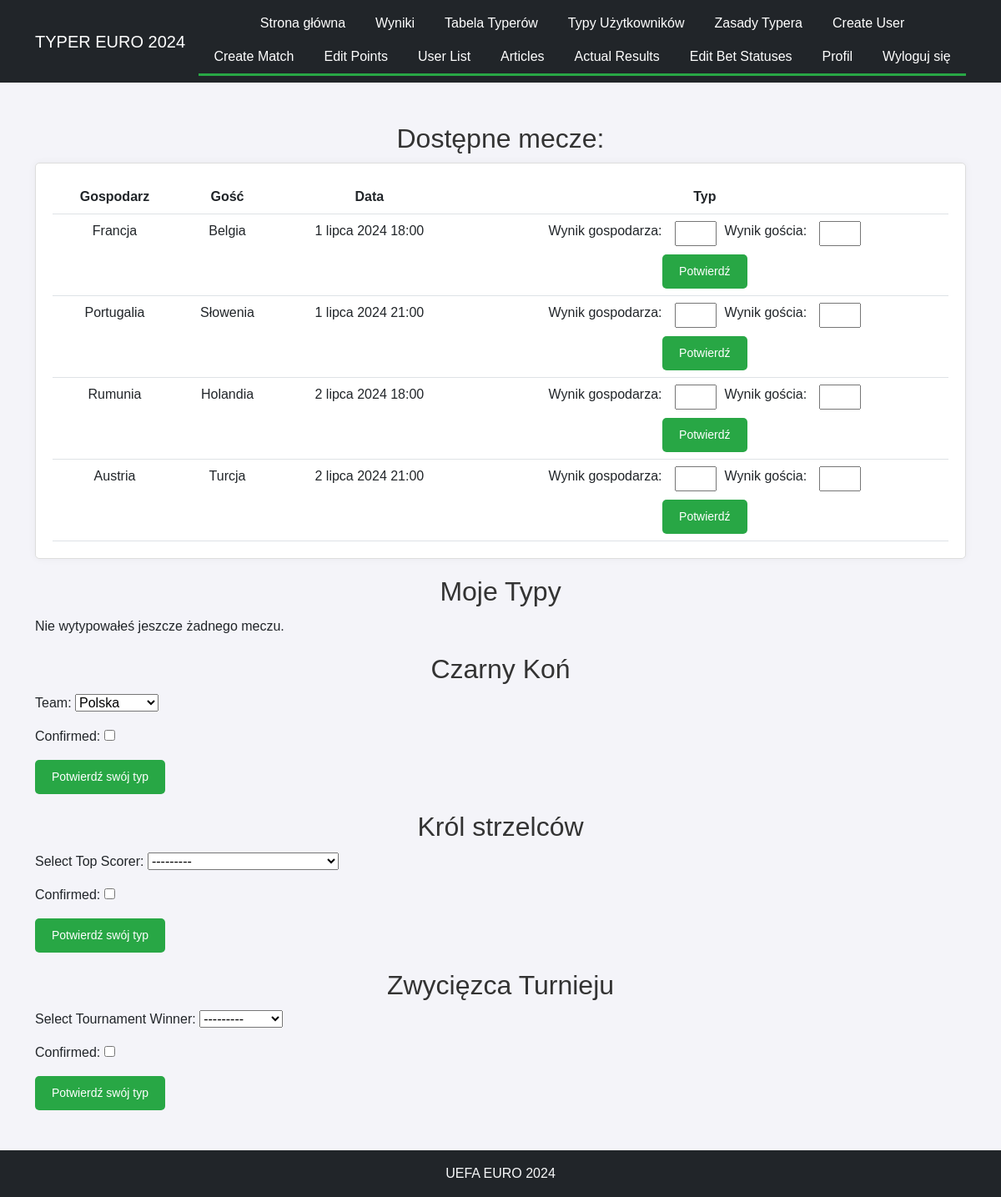
Before: /betting/ (signed in) with the older database file.
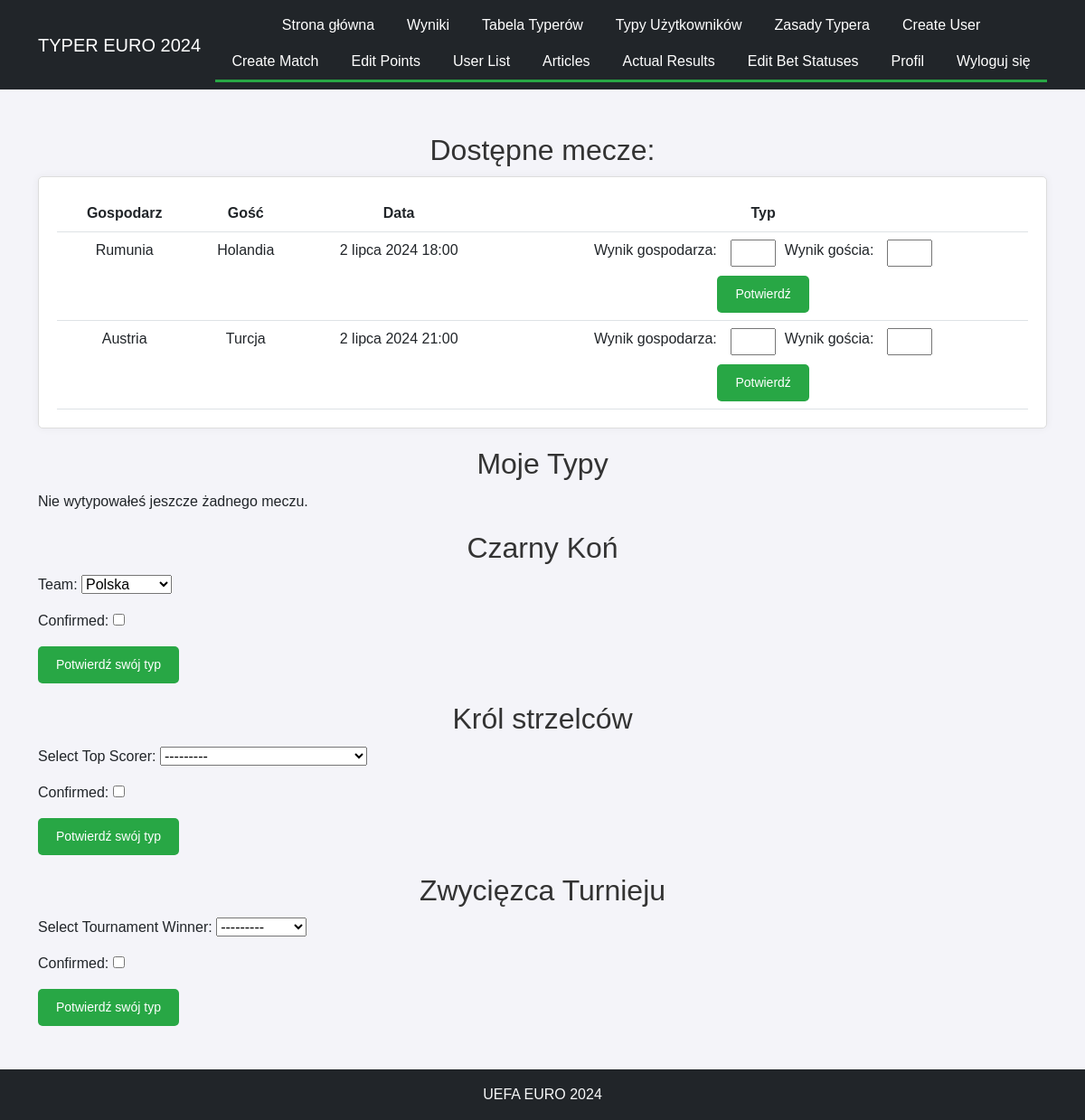
After: the same page with the newer database file.
### contest/models.py (models this page shows, shortened)
class Article(models.Model):
    title = models.CharField(max_length=200)
    slug = models.SlugField(max_length=200, unique=True, blank=True)
    content = models.TextField()
    author = models.ForeignKey(User, on_delete=models.CASCADE)
    created_at = models.DateTimeField(auto_now_add=True)
    updated_at = models.DateTimeField(auto_now=True)

class Match(models.Model):
    group = models.CharField(max_length=2)
    home_team = models.CharField(max_length=100)
    away_team = models.CharField(max_length=100)
    date = models.DateTimeField()
    place = models.CharField(max_length=100)
    actual_home_team_score = models.IntegerField(null=True, blank=True, default=0)
    actual_away_team_score = models.IntegerField(null=True, blank=True, default=0)
    final_score = models.BooleanField(default=False)

### contest/views.py (the view)
# urls.py: path('betting/', views.betting, name='betting'),
@login_required
def betting(request):
    available_matches = Match.objects.exclude(
        bet__user=request.user
    ).exclude(final_score=True)
    my_bets = Bet.objects.filter(user=request.user)
    try:
        underdog = UnderdogSelection.objects.get(user=request.user)
    except UnderdogSelection.DoesNotExist:
        underdog = None
    try:
        top_scorer = TopScorerSelection.objects.get(user=request.user)
    except TopScorerSelection.DoesNotExist:
        top_scorer = None
    try:
        tournament_winner = TournamentWinnerSelection.objects.get(user=request.user)
    except TournamentWinnerSelection.DoesNotExist:
        tournament_winner = None
    if request.method == 'POST':
        if 'place_bet' in request.POST:
            match_id = request.POST['place_bet']
            home_team_score = request.POST.get(f'home_team_score_{match_id}')
            away_team_score = request.POST.get(f'away_team_score_{match_id}')
            if home_team_score is not None and away_team_score is not None:
                match = Match.objects.get(id=match_id)
                Bet.objects.create(
                    user=request.user,
                    match=match,
                    home_team_score=home_team_score,
                    away_team_score=away_team_score
                )
                messages.success(request, 'Bet placed successfully!')
            else:
                messages.error(request, 'Please provide valid scores.')
            return redirect('betting')
        if 'confirm_underdog' in request.POST:
            underdog_form = UnderdogForm(request.POST)
            if underdog_form.is_valid():
                underdog_selection = underdog_form.save(commit=False)
                underdog_selection.user = request.user
                underdog_selection.save()
                messages.success(request, 'Underdog selected successfully!')
                return redirect('betting')
        if 'confirm_top_scorer' in request.POST:
            top_scorer_form = TopScorerForm(request.POST)
            if top_scorer_form.is_valid():
                top_scorer_selection = top_scorer_form.save(commit=False)
                top_scorer_selection.user = request.user
                top_scorer_selection.save()
                messages.success(request, 'Top scorer selected successfully!')
                return redirect('betting')
        if 'confirm_winner' in request.POST:
            winner_form = TournamentWinnerForm(request.POST)
            if winner_form.is_valid():
                winner_selection = winner_form.save(commit=False)
                winner_selection.user = request.user
                winner_selection.save()
                messages.success(request, 'Tournament winner selected successfully!')
                return redirect('betting')
    else:
        underdog_form = UnderdogForm(instance=underdog)
        top_scorer_form = TopScorerForm(instance=top_scorer)
        winner_form = TournamentWinnerForm(instance=tournament_winner)
    context = {
        'available_matches': available_matches,
        'my_bets': my_bets,
        'underdog_form': underdog_form,
        'top_scorer_form': top_scorer_form,
        'winner_form': winner_form,
        'underdog': underdog,
        'top_scorer': top_scorer,
        'tournament_winner': tournament_winner,
    }
    return render(request, 'betting.html', context)

### contest/forms.py
class UnderdogForm(forms.ModelForm):
    TEAM_CHOICES = [
        ('Polska', 'Polska'),
        ('Czechy', 'Czechy'),
        ('Serbia', 'Serbia'),
        ('Szkocja', 'Szkocja'),
        ('Austria', 'Austria'),
        ('Turcja', 'Turcja'),
        ('Szwajcaria', 'Szwajcaria'),
        ('Węgry', 'Węgry'),
        ('Albania', 'Albania'),
        ('Słowenia', 'Słowenia'),
        ('Słowacja', 'Słowacja'),
        ('Rumunia', 'Rumunia'),
        ('Ukraina', 'Ukraina'),
        ('Gruzja', 'Gruzja'),
    ]
    team = forms.ChoiceField(choices=TEAM_CHOICES)
    confirmed = forms.BooleanField(required=True)
    class Meta:
        model = UnderdogSelection
        fields = ['team', 'confirmed']

class TopScorerForm(forms.ModelForm):
    player = forms.ModelChoiceField(
        queryset=TopScorer.objects.all().order_by('country', 'player_name'),
        label="Select Top Scorer",
        widget=forms.Select
    )
    confirmed = forms.BooleanField(required=True)
    class Meta:
        model = TopScorerSelection
        fields = ['player', 'confirmed']

### contest/models.py (called while the page is built)
    def __str__(self):
        return f"{self.player_name} ({self.country})"

    def __str__(self):
        return self.name

### contest/templates/betting.html (shortened to what this page needs)
{% extends "base.html" %}
{% block content %}
<h2>Dostępne mecze:</h2>
{% if available_matches %}
    <div class="card">
        <table class="table centered">
            <thead>
                <tr>
                    <th>Gospodarz</th>
                    <th>Gość</th>
                    <th>Data</th>
                    <th>Typ</th>
                </tr>
            </thead>
            <tbody>
                {% for match in available_matches %}
                <tr>
                    <td>{{ match.home_team }}</td>
                    <td>{{ match.away_team }}</td>
                    <td>{{ match.date }}</td>
                    <td>
                        <form method="post" class="bet-form">
                            <div class="bet-inputs">
                                <label for="home_team_score_{{ match.id }}">Wynik gospodarza:</label>
                                <input type="number" name="home_team_score_{{ match.id }}" id="home_team_score_{{ match.id }}">
                                <label for="away_team_score_{{ match.id }}">Wynik gościa:</label>
                                <input type="number" name="away_team_score_{{ match.id }}" id="away_team_score_{{ match.id }}">
                            </div>
                            <button type="submit" class="button">Potwierdź</button>
                        </form>
                    </td>
                </tr>
                {% endfor %}
            </tbody>
        </table>
    </div>
{% else %}
    <p class="centered">Nie masz aktualnie meczów do typowania.</p>
{% endif %}
<h2>Moje Typy</h2>
{% if my_bets %}
<table class="table centered">
    <thead>
        <tr>
            <th>Gospodarz</th>
            <th>Gość</th>
            <th>Wynik gospodarza</th>
            <th>Wynik gościa</th>
        </tr>
    </thead>
    <tbody>
        {% for bet in my_bets %}
        <tr>
            <td>{{ bet.match.home_team }}</td>
            <td>{{ bet.match.away_team }}</td>
            <td>{{ bet.home_team_score }}</td>
            <td>{{ bet.away_team_score }}</td>
        </tr>
        {% endfor %}
    </tbody>
</table>
{% else %}
    <p>Nie wytypowałeś jeszcze żadnego meczu.</p>
{% endif %}
<h2>Czarny Koń</h2>
{% if underdog %}
    <div class="card">
        <p>Twój czarny koń turnieju: <strong>{{ underdog.team }}</strong></p>
    </div>
{% else %}
    <form method="post">
        {{ underdog_form.as_p }}
        <button type="submit" name="confirm_underdog" class="button">Potwierdź swój typ</button>
    </form>
{% endif %}
<h2>Król strzelców</h2>
{% if top_scorer %}
    <div class="card">
        <p>Twój król strzelców: <strong>{{ top_scorer.player }}</strong></p>
    </div>
{% else %}
    <form method="post">
        {{ top_scorer_form.as_p }}
        <button type="submit" name="confirm_top_scorer" class="button">Potwierdź swój typ</button>
    </form>
{% endif %}
<h2>Zwycięzca Turnieju</h2>
{% if tournament_winner %}
    <div class="card">
        <p>Twój zwyciezca turnieju: <strong>{{ tournament_winner.team.name }}</strong></p>
    </div>
{% else %}
    <form method="post">
        {{ winner_form.as_p }}
        <button type="submit" name="confirm_winner" class="button">Potwierdź swój typ</button>
    </form>
{% endif %}
{% endblock %}

### contest/templates/base.html (shortened to what this page needs)
{% load static %}
{% load article_tags %}
<!DOCTYPE html>
<html lang="pl">
<head>
    <link href="https://cdn.jsdelivr.net/npm/bootstrap@5.3.0/dist/css/bootstrap.min.css" rel="stylesheet">
    <link rel="stylesheet" type="text/css" href="{% static 'css/styles.css' %}">
    <link rel="stylesheet" href="https://cdnjs.cloudflare.com/ajax/libs/font-awesome/6.0.0-beta3/css/all.min.css">
</head>
<body>
<nav class="navbar navbar-expand-lg navbar-dark bg-dark">
    <div class="container bg-dark border-0">
        <a class="navbar-brand" href="{% url 'home' %}">TYPER EURO 2024</a>
        <div class="collapse navbar-collapse justify-content-center" id="navbarNav">
            <ul class="navbar-nav bg-dark flex-wrap">
                <li class="nav-item">
                    <a class="nav-link" href="{% url 'home' %}">Strona główna</a>
                </li>
                <li class="nav-item">
                    <a class="nav-link" href="{% url 'results' %}">Wyniki</a>
                </li>
                <li class="nav-item">
                    <a class="nav-link" href="{% url 'leaderboard' %}">Tabela Typerów</a>
                </li>
                <li class="nav-item">
                    <a class="nav-link" href="{% url 'user_predictions' %}">Typy Użytkowników</a>
                </li>
                {% get_articles as articles %}
                {% for article in articles %}
                <li class="nav-item">
                    <a class="nav-link" href="{% url 'view_article' article.slug %}">{{ article.title }}</a>
                </li>
                {% endfor %}
                {% if user.is_authenticated %}
                {% if user.is_superuser %}
                <li class="nav-item">
                    <a class="nav-link" href="{% url 'create_user' %}">Create User</a>
                </li>
                <li class="nav-item">
                    <a class="nav-link" href="{% url 'create_match' %}">Create Match</a>
                </li>
                <li class="nav-item">
                    <a class="nav-link" href="{% url 'edit_points' %}">Edit Points</a>
                </li>
                <li class="nav-item">
                    <a class="nav-link" href="{% url 'user_list' %}">User List</a>
                </li>
                <li class="nav-item">
                    <a class="nav-link" href="{% url 'article_list' %}">Articles</a>
                </li>
                <li class="nav-item">
                    <a class="nav-link" href="{% url 'actual_results' %}">Actual Results</a>
                </li>
                <li class="nav-item">
                    <a class="nav-link" href="{% url 'edit_bet_status' %}">Edit Bet Statuses</a>
                </li>
                {% endif %}
                <li class="nav-item">
                    <a class="nav-link" href="{% url 'profile' %}">Profil</a>
                </li>
                <li class="nav-item">
                    <a class="nav-link" href="#" id="logout-link"
                       onclick="document.getElementById('logout-form').submit(); return false;">Wyloguj się</a>
                </li>
                {% else %}
                <li class="nav-item">
                    <a class="nav-link" href="{% url 'login' %}">Zaloguj się</a>
                </li>
                {% endif %}
            </ul>
        </div>
    </div>
</nav>
<div class="container-fluid container-lg mt-5">
    {% block content %}{% endblock %}
</div>
<footer class="footer bg-dark text-light text-center py-3 mt-5">
    <p class="mb-0">UEFA EURO 2024</p>
</footer>
</body>
</html>

Changed rows visible on the page:
no longer on this page (row edited): Match: home_team "Francja", away_team "Belgia", date "1 lipca 2024 18:00"
no longer on this page (row edited): Match: home_team "Portugalia", away_team "Słowenia", date "1 lipca 2024 21:00"
